Frame 1 (no input): blank canvas, image omitted
Frame 60 (the mouse pressed at the canvas centre just before this capture): blank canvas, image omitted
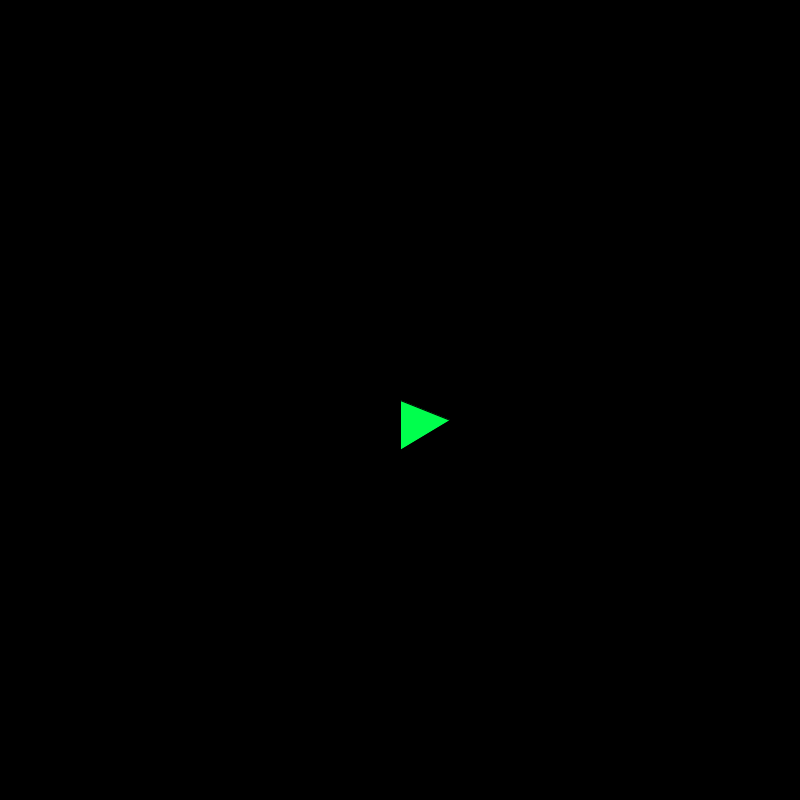
Frame 120 (the mouse held since frame 60 and released just before this capture)

The Processing sketch whose frames 1 and 60 were blank and that drew this single picture after the mouse press (run headless with seeded random() and noise(); from frame 60 on, the mouse is pressed at the canvas centre):

// Processing sketch: processing_158472
// ── processing_158472.pde

void setup() {
  size(800, 800);
  noCursor();
}
void draw() {
  background(0);
  fill(0, 255, 77);
  if (mousePressed)


    triangle(mouseX, mouseY, mouseX, mouseY+50, mouseX+50, mouseY+20);
}
